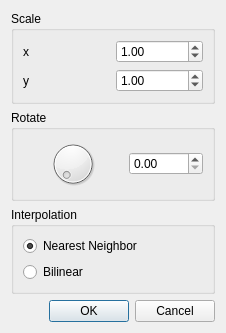
<?xml version="1.0" encoding="UTF-8"?>
<ui version="4.0">
 <class>GeometricOpDialog</class>
 <widget class="QDialog" name="GeometricOpDialog">
  <property name="geometry">
   <rect>
    <x>0</x>
    <y>0</y>
    <width>226</width>
    <height>332</height>
   </rect>
  </property>
  <property name="windowTitle">
   <string>Geometric Operation</string>
  </property>
  <layout class="QVBoxLayout" name="verticalLayout_2">
   <item>
    <widget class="QGroupBox" name="groupBox">
     <property name="title">
      <string>Scale</string>
     </property>
     <layout class="QGridLayout" name="gridLayout">
      <item row="0" column="0">
       <widget class="QLabel" name="label">
        <property name="text">
         <string>x</string>
        </property>
       </widget>
      </item>
      <item row="0" column="1">
       <widget class="QDoubleSpinBox" name="scaleXBox">
        <property name="maximum">
         <double>100.000000000000000</double>
        </property>
        <property name="singleStep">
         <double>0.100000000000000</double>
        </property>
        <property name="value">
         <double>1.000000000000000</double>
        </property>
       </widget>
      </item>
      <item row="1" column="0">
       <widget class="QLabel" name="label_2">
        <property name="text">
         <string>y</string>
        </property>
       </widget>
      </item>
      <item row="1" column="1">
       <widget class="QDoubleSpinBox" name="scaleYBox">
        <property name="maximum">
         <double>100.000000000000000</double>
        </property>
        <property name="singleStep">
         <double>0.100000000000000</double>
        </property>
        <property name="value">
         <double>1.000000000000000</double>
        </property>
       </widget>
      </item>
     </layout>
    </widget>
   </item>
   <item>
    <widget class="QGroupBox" name="groupBox_2">
     <property name="title">
      <string>Rotate</string>
     </property>
     <layout class="QHBoxLayout" name="horizontalLayout">
      <item>
       <widget class="QDial" name="rotateDial">
        <property name="maximum">
         <number>360</number>
        </property>
       </widget>
      </item>
      <item>
       <widget class="QDoubleSpinBox" name="rotateBox">
        <property name="maximum">
         <double>360.000000000000000</double>
        </property>
        <property name="singleStep">
         <double>0.100000000000000</double>
        </property>
       </widget>
      </item>
     </layout>
    </widget>
   </item>
   <item>
    <widget class="QGroupBox" name="groupBox_3">
     <property name="title">
      <string>Interpolation</string>
     </property>
     <layout class="QVBoxLayout" name="verticalLayout">
      <item>
       <widget class="QRadioButton" name="nearestNeighborButton">
        <property name="text">
         <string>Nearest Neighbor</string>
        </property>
        <property name="checked">
         <bool>true</bool>
        </property>
       </widget>
      </item>
      <item>
       <widget class="QRadioButton" name="bilinearButton">
        <property name="text">
         <string>Bilinear</string>
        </property>
       </widget>
      </item>
     </layout>
    </widget>
   </item>
   <item>
    <widget class="QDialogButtonBox" name="buttonBox">
     <property name="orientation">
      <enum>Qt::Horizontal</enum>
     </property>
     <property name="standardButtons">
      <set>QDialogButtonBox::Cancel|QDialogButtonBox::Ok</set>
     </property>
    </widget>
   </item>
  </layout>
 </widget>
 <resources/>
 <connections>
  <connection>
   <sender>buttonBox</sender>
   <signal>accepted()</signal>
   <receiver>GeometricOpDialog</receiver>
   <slot>accept()</slot>
   <hints>
    <hint type="sourcelabel">
     <x>216</x>
     <y>217</y>
    </hint>
    <hint type="destinationlabel">
     <x>157</x>
     <y>239</y>
    </hint>
   </hints>
  </connection>
  <connection>
   <sender>buttonBox</sender>
   <signal>rejected()</signal>
   <receiver>GeometricOpDialog</receiver>
   <slot>reject()</slot>
   <hints>
    <hint type="sourcelabel">
     <x>216</x>
     <y>223</y>
    </hint>
    <hint type="destinationlabel">
     <x>225</x>
     <y>239</y>
    </hint>
   </hints>
  </connection>
 </connections>
</ui>
